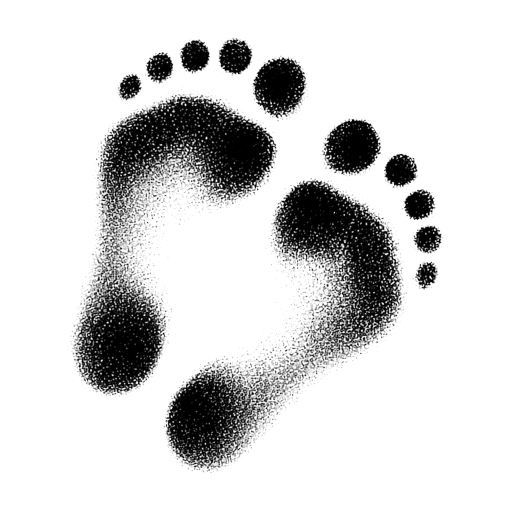
#> input picture docs/design/marca/ina-igar-huellas-negro.png, 1024 x 1024 px (shown at 1/2 size); the run also reads 1 picture not shown here
$ python harden-huellas.py
#> lines starting #> are read from the running program, lines starting #| are printed output that depends on the picture; after the words box and inside, x2 and y2 are one past the last pixel; in counts of white or black regions, pixels touching at a corner belong together
#!/usr/bin/env python3
"""Endurece huellas (stipple suave → tinta legible) y regenera marks/icon/splash."""
from __future__ import annotations

from pathlib import Path

import numpy as np
from PIL import Image

ROOT = Path(__file__).resolve().parents[1]
MOBILE = ROOT / "mobile" / "assets"
LANDING = ROOT / "landing"
MARCA = ROOT / "docs" / "design" / "marca"
IOS_ICON = (
    ROOT
    / "mobile"
    / "ios"
    / "InaIgar"
    / "Images.xcassets"
    / "AppIcon.appiconset"
    / "App-Icon-1024x1024@1x.png"
)
IOS_SPLASH = ROOT / "mobile" / "ios" / "InaIgar" / "Images.xcassets" / "SplashScreenLegacy.imageset"


def harden(src: Path, rgb: int, thresh: int = 18) -> Image.Image:
    a = np.array(Image.open(src).convert("RGBA"))
    alpha = a[:, :, 3].astype(np.float32)
    ink = alpha >= thresh
    soft = (alpha > 0) & ~ink
    out = np.zeros_like(alpha)
    out[ink] = 255
    out[soft] = np.clip(alpha[soft] * 3.5, 40, 220)
    a[:, :, 0] = rgb
    a[:, :, 1] = rgb
    a[:, :, 2] = rgb
    a[:, :, 3] = out.astype(np.uint8)
    return Image.fromarray(a, "RGBA")


def opaque_app_icon(blanco: Image.Image, size: int = 1024, mark_frac: float = 0.72) -> Image.Image:
    """iOS App Icon no admite alpha: negro + huellas blancas."""
    layer = Image.new("RGBA", (size, size), (0, 0, 0, 255))
    m = int(size * mark_frac)
    mark = blanco.resize((m, m), Image.Resampling.LANCZOS)
    layer.alpha_composite(mark, ((size - m) // 2, (size - m) // 2))
    return layer.convert("RGB")


def main() -> None:
    blanco_src = MARCA / "ina-igar-huellas-blanco.png"
    negro_src = MARCA / "ina-igar-huellas-negro.png"
    blanco = harden(blanco_src, 255)
#> in harden, `alpha = a[:, :, 3].astype(np.float32)`:
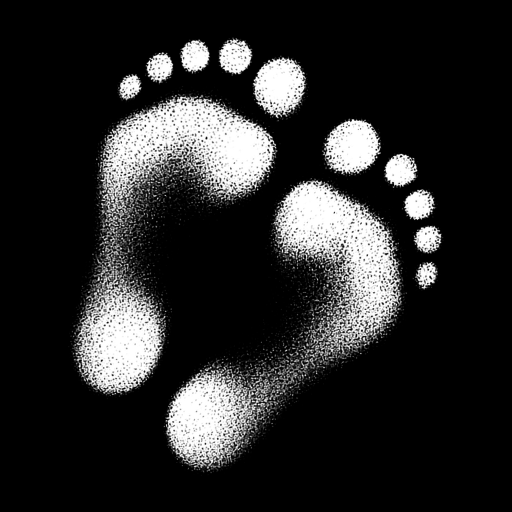
#> alpha: shape (1024, 1024) float32 (shown at 1/2 size); min 0, max 255, mean 41.4
#> in harden, `ink = alpha >= thresh`:
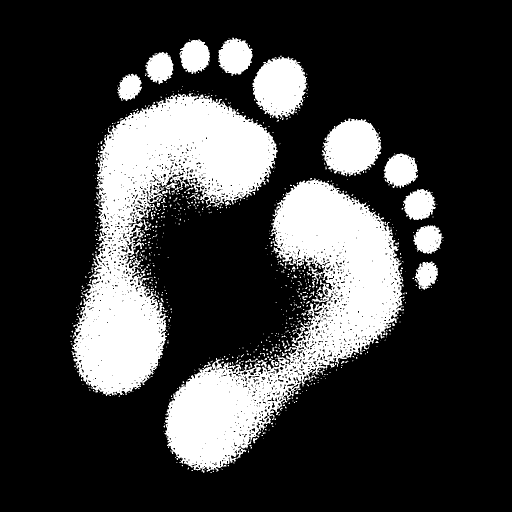
#> ink: shape (1024, 1024) bool (shown at 1/2 size); 23.2% white; 796 white regions (720 under 20 px), largest, box (x1, y1, x2, y2) and area: (143, 186, 556, 792) 99364, (329, 357, 809, 946) 96107, (643, 237, 763, 353) 9782
#> in harden, `soft = (alpha > 0) & ~ink`: soft: shape (1024, 1024) bool; 4.4% white in thin lines or dots, all inside (x1, y1, x2, y2) = (136, 72, 888, 952)
    negro = harden(negro_src, 0)
#> call 2 of harden, with rgb = 0, thresh = 18
#> in harden, a is the input picture: shape (1024, 1024, 4); mean R, G, B, A 0, 0, 0, 41.3
#> in harden (call 2), `soft = (alpha > 0) & ~ink`:
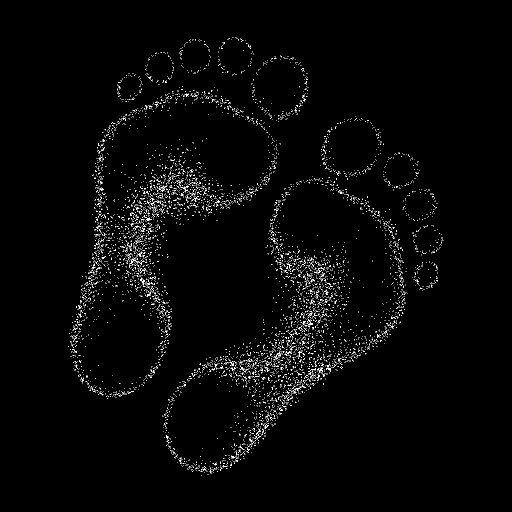
#> soft: shape (1024, 1024) bool (shown at 1/2 size); 1.5% white in thin lines or dots, all inside (x1, y1, x2, y2) = (136, 75, 887, 952)
#> in harden (call 2), `a[:, :, 3] = out.astype(np.uint8)`:
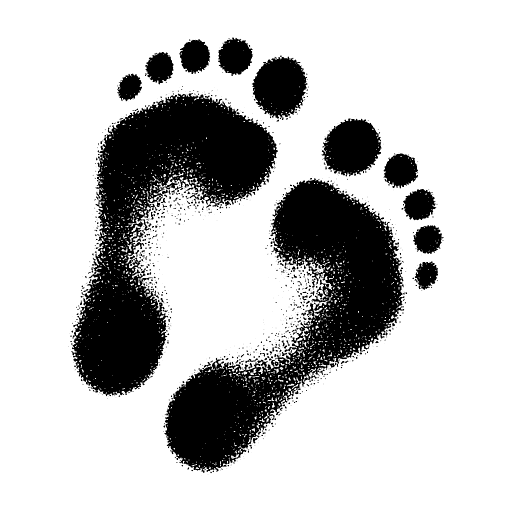
#> a: shape (1024, 1024, 4) (shown at 1/2 size); 19.53% of pixels changed, all inside (x1, y1, x2, y2) = (136, 75, 887, 952); transparent parts drawn white

    blanco.save(MOBILE / "huellas-blanco.png", optimize=True)
    negro.save(MOBILE / "huellas-negro.png", optimize=True)
    blanco.save(LANDING / "huellas-blanco.png", optimize=True)
    negro.save(LANDING / "huellas-negro.png", optimize=True)

    # Expo/iOS icon: opaco. Android adaptive: huellas blancas transparentes.
    icon_rgb = opaque_app_icon(blanco)
#> in opaque_app_icon, `layer.alpha_composite(mark, ((size - m) // 2, (size - m) // 2))`:
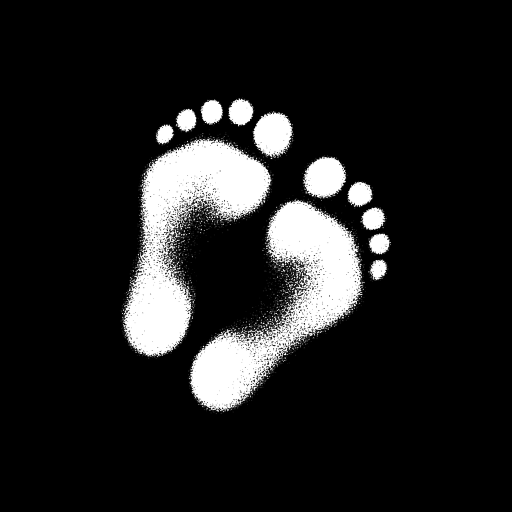
#> layer: PIL image 1024x1024 RGBA (shown at 1/2 size); mean R, G, B, A 31.4, 31.4, 31.4, 255
    icon_rgb.save(MOBILE / "icon.png", optimize=True)
    icon_rgb.save(LANDING / "icon.png", optimize=True)
    blanco.resize((1024, 1024), Image.Resampling.LANCZOS).save(
        MOBILE / "adaptive-icon.png", optimize=True
    )
    blanco.resize((48, 48), Image.Resampling.LANCZOS).save(MOBILE / "favicon.png", optimize=True)
    blanco.resize((48, 48), Image.Resampling.LANCZOS).save(LANDING / "favicon.png", optimize=True)

    port = Image.new("RGBA", (720, 1280), (0, 0, 0, 255))
    mark = blanco.resize((520, 520), Image.Resampling.LANCZOS)
#> mark: PIL image 520x520 RGBA
    port.alpha_composite(mark, ((720 - 520) // 2, 280))
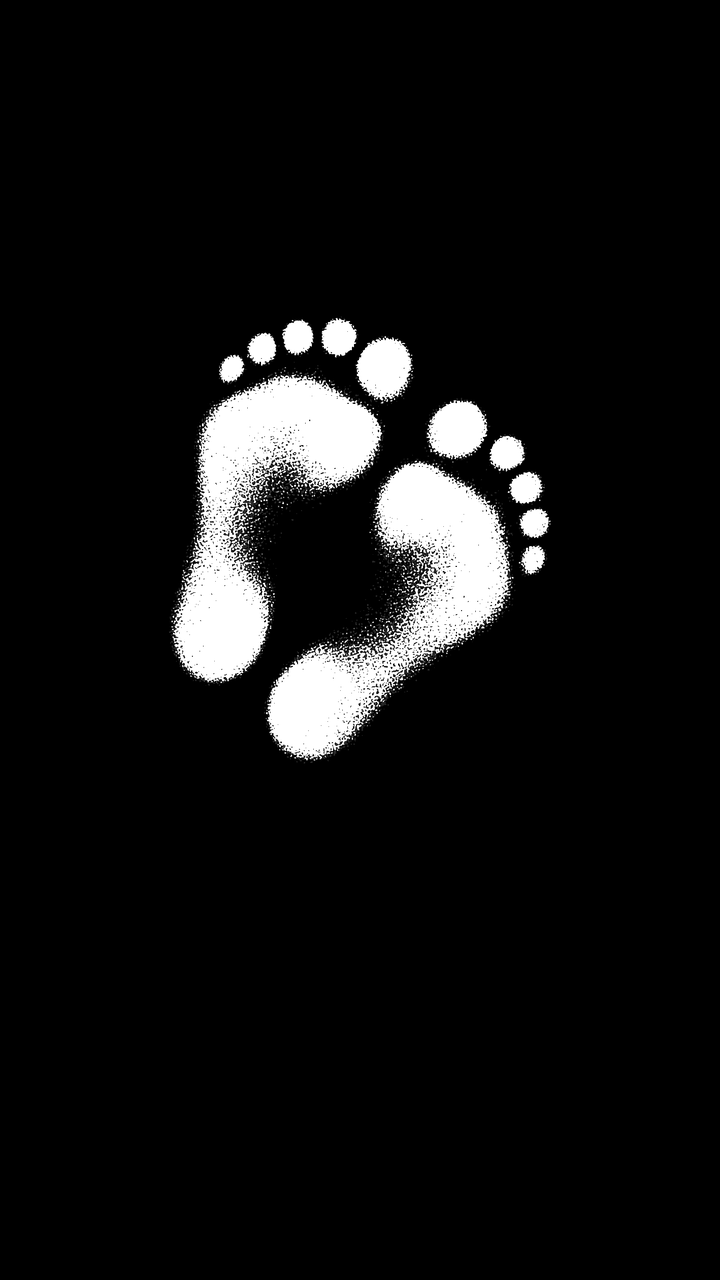
#> port: PIL image 720x1280 RGBA; mean R, G, B, A 17.8, 17.8, 17.8, 255
    port.save(MOBILE / "splash-icon.png", optimize=True)
    port.save(LANDING / "splash.png", optimize=True)

    negro.save(LANDING / "huellas-mark.png", optimize=True)
    blanco.save(LANDING / "huellas-mark-blanco.png", optimize=True)
    negro.resize((256, 256), Image.Resampling.LANCZOS).save(
        LANDING / "huellas-mark-sm.png", optimize=True
    )
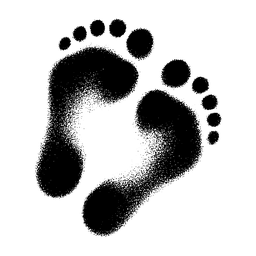
#> saved as huellas-mark-sm.png: PIL image 256x256 RGBA; mean R, G, B, A 0, 0, 0, 59.7; transparent parts drawn white

    if IOS_ICON.parent.is_dir():
        icon_rgb.save(IOS_ICON, optimize=True)
        print(f"iOS AppIcon → {IOS_ICON.relative_to(ROOT)}")
    if IOS_SPLASH.is_dir():
        for name in ("image.png", "image@2x.png", "image@3x.png"):
            port.save(IOS_SPLASH / name, optimize=True)
        print("iOS SplashScreenLegacy actualizado")

    print("harden-huellas: mobile + landing OK")


if __name__ == "__main__":
    main()
